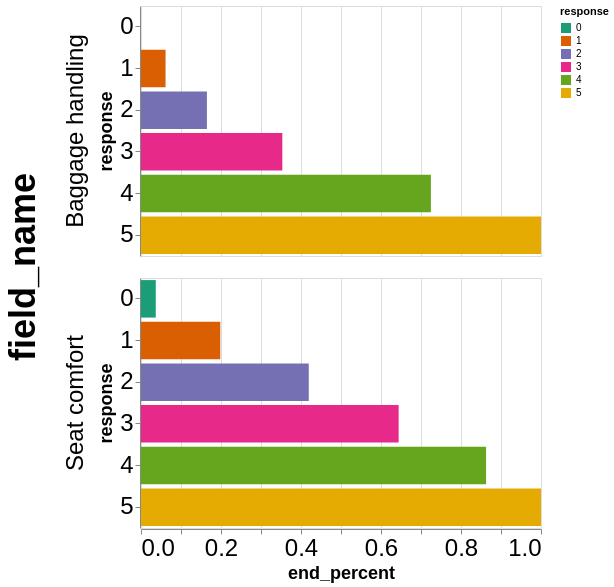

Specify this chart in Vega-Lite:
### Vega-Lite specification from a JSON file in a GitHub repository (floating-point values rounded to 4 significant figures)
{"config": {"view": {"width": 400, "height": 300}, "mark": {"tooltip": null}, "axis": {"labelFontSize": 24, "titleFontSize": 18}, "header": {"labelFontSize": 24, "titleFontSize": 36}}, "data": {"name": "data-15438e8fdb25ef7003001cc1ded0d727"}, "facet": {"row": {"type": "nominal", "field": "field_name"}}, "spec": {"mark": "bar", "encoding": {"fill": {"type": "nominal", "field": "response", "scale": {"scheme": "dark2"}}, "x": {"type": "quantitative", "field": "end_percent"}, "y": {"type": "nominal", "field": "response"}}, "height": 250, "width": 400}, "$schema": "https://vega.github.io/schema/vega-lite/v5.json", "datasets": {"data-15438e8fdb25ef7003001cc1ded0d727": [{"Unnamed: 0": 0, "field_name": "Baggage handling", "response": 1, "count": 7975, "freq": 0.0614, "end_percent": 0.0614, "start_percent": 0.0, "negative": true, "end_percent2": -0.1034, "start_percent2": -0.1648}, {"Unnamed: 0": 1, "field_name": "Baggage handling", "response": 2, "count": 13432, "freq": 0.1034, "end_percent": 0.1648, "start_percent": 0.0614, "negative": true, "end_percent2": 0.0, "start_percent2": -0.1034}, {"Unnamed: 0": 2, "field_name": "Baggage handling", "response": 3, "count": 24485, "freq": 0.1885, "end_percent": 0.3533, "start_percent": 0.1648, "negative": false, "end_percent2": 0.1885, "start_percent2": 0.0}, {"Unnamed: 0": 3, "field_name": "Baggage handling", "response": 4, "count": 48240, "freq": 0.3714, "end_percent": 0.7248, "start_percent": 0.3533, "negative": false, "end_percent2": 0.5599, "start_percent2": 0.1885}, {"Unnamed: 0": 4, "field_name": "Baggage handling", "response": 5, "count": 35748, "freq": 0.2752, "end_percent": 1.0, "start_percent": 0.7248, "negative": false, "end_percent2": 0.8352, "start_percent2": 0.5599}, {"Unnamed: 0": 5, "field_name": "Seat comfort", "response": 0, "count": 4797, "freq": 0.03693, "end_percent": 0.03693, "start_percent": 0.0, "negative": true, "end_percent2": -0.3825, "start_percent2": -0.4194}, {"Unnamed: 0": 6, "field_name": "Seat comfort", "response": 1, "count": 20949, "freq": 0.1613, "end_percent": 0.1982, "start_percent": 0.03693, "negative": true, "end_percent2": -0.2212, "start_percent2": -0.3825}, {"Unnamed: 0": 7, "field_name": "Seat comfort", "response": 2, "count": 28726, "freq": 0.2212, "end_percent": 0.4194, "start_percent": 0.1982, "negative": true, "end_percent2": 0.0, "start_percent2": -0.2212}, {"Unnamed: 0": 8, "field_name": "Seat comfort", "response": 3, "count": 29183, "freq": 0.2247, "end_percent": 0.6441, "start_percent": 0.4194, "negative": false, "end_percent2": 0.2247, "start_percent2": 0.0}, {"Unnamed: 0": 9, "field_name": "Seat comfort", "response": 4, "count": 28398, "freq": 0.2186, "end_percent": 0.8627, "start_percent": 0.6441, "negative": false, "end_percent2": 0.4433, "start_percent2": 0.2247}, {"Unnamed: 0": 10, "field_name": "Seat comfort", "response": 5, "count": 17827, "freq": 0.1373, "end_percent": 1.0, "start_percent": 0.8627, "negative": false, "end_percent2": 0.5806, "start_percent2": 0.4433}]}}
